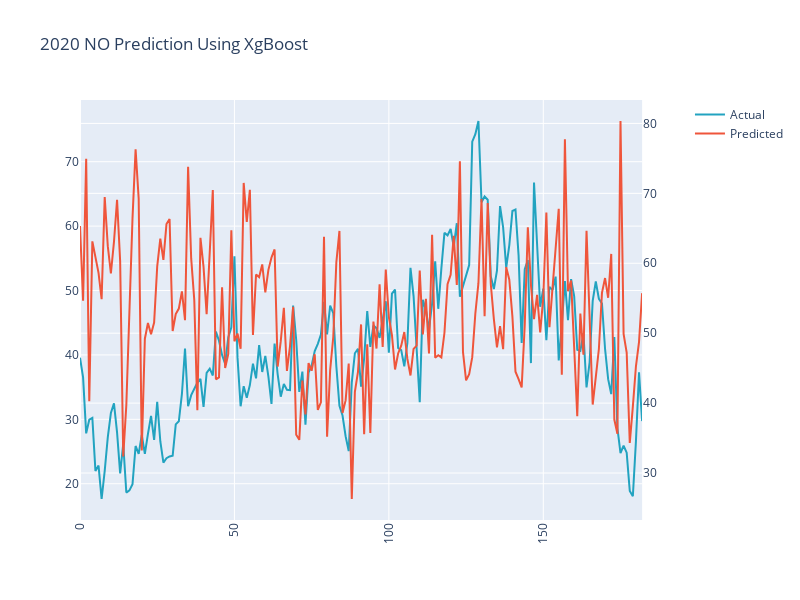

Here is the notebook cell this chart was saved with:
### Code cell
import plotly.graph_objects as go
from plotly.subplots import make_subplots

trace1 = go.Scatter(
   
    y=df_xg.iloc[:,-1],
    name="Actual",
    marker=dict(
        color='rgb(34,163,192)'
               )
)
trace2 = go.Scatter(
    y=df_xg.iloc[:,0],
    
    name='Predicted',
    yaxis='y2'

)
fig = make_subplots(specs=[[{"secondary_y": True}]])
fig.add_trace(trace1)
fig.add_trace(trace2,secondary_y=True)
fig['layout'].update(height = 600, width = 800, title = "2020 NO Prediction Using XgBoost",xaxis=dict(
      tickangle=-90
    ))
fig.show()

### Figure 1 — Plotly figure (JSON) as saved in the notebook; plotly's stock layout.template omitted (floating-point values rounded to 4 significant figures; data arrays with more than 128 entries replaced by an {"elided": "..."} marker saying what was removed)
{"data": [{"marker": {"color": "rgb(34,163,192)"}, "name": "Actual", "type": "scatter", "y": {"elided": "183 float values"}}, {"name": "Predicted", "type": "scatter", "xaxis": "x", "y": {"elided": "183 float values"}, "yaxis": "y2"}], "layout": {"height": 600, "title": {"text": "2020 NO Prediction Using XgBoost"}, "width": 800, "xaxis": {"anchor": "y", "domain": [0, 0.94], "tickangle": -90}, "yaxis": {"anchor": "x", "domain": [0, 1]}, "yaxis2": {"anchor": "x", "overlaying": "y", "side": "right"}}}
